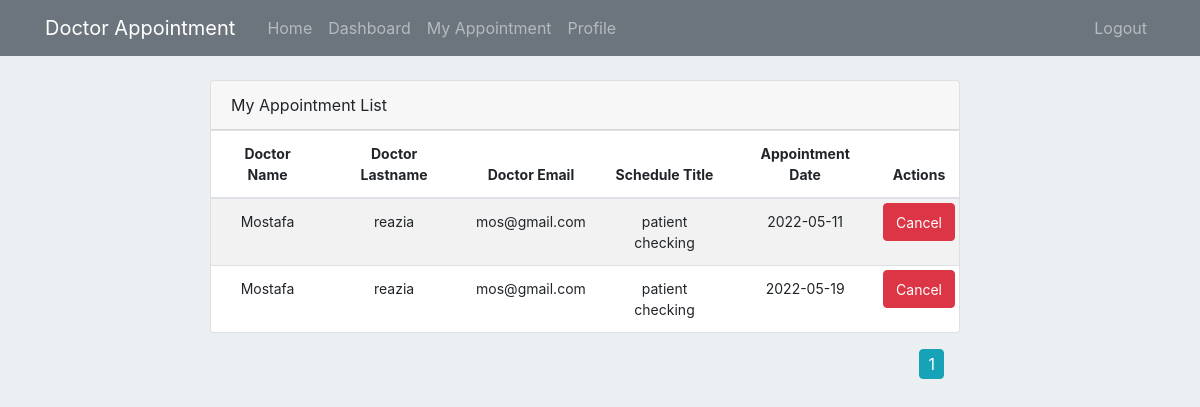
Screenshot of /user/appointment/list/3 (signed in) with the database file from the repository.
### appointment/models.py (models this page shows, shortened)
class Appointment(db.Model):
    __tablename__='Appointment'
    id = db.Column(db.Integer, primary_key=True)
    patient_id = db.Column(db.Integer, db.ForeignKey('user.id'))
    schedule_id = db.Column(db.Integer, db.ForeignKey('Schedule.id'))
    reason = db.Column(db.String(200))
    state = db.Column(db.String(20), default='drift')
    appointment_date = db.Column(db.Date(), default = datetime.now().date())

class User(db.Model, UserMixin):
    id = db.Column(db.Integer, primary_key=True)
    username = db.Column(db.String(30), nullable=False, unique=True)
    name = db.Column(db.String(30), nullable=False)
    lastname = db.Column(db.String(30), nullable=False)
    email = db.Column(db.String(40), unique=True, nullable=False)
    address = db.Column(db.Text , nullable=False)
    phone = db.Column(db.String(20), unique=True, nullable=False)
    date_of_birth = db.Column(db.Date(), default = datetime.now().date())
    role = db.Column(db.Integer, nullable=False, default=3)
    gender = db.Column(db.Boolean, default=True, nullable=False)
    password = db.Column(db.String(60), nullable=False)
    doctorinfo = db.relationship('DoctorInfo', backref='User', cascade="all, delete", uselist=False, lazy=True)
    schedule = db.relationship('Schedule', backref='User', lazy=True)
    appointment = db.relationship('Appointment', backref='User', lazy=True)

class Schedule(db.Model):
    __tablename__='Schedule'
    id = db.Column(db.Integer, primary_key=True)
    name = db.Column(db.String(100), nullable=False)
    doctor_id = db.Column(db.Integer, db.ForeignKey('user.id'))
    start_date = db.Column(db.Date(), default = datetime.now().date())
    end_date = db.Column(db.Date(), default = datetime.now().date())
    description = db.Column(db.Text())
    appointment = db.relationship('Appointment', backref='Schedule', lazy=True)

### appointment/routes.py (the view)
@app.route('/user/appointment/list/<int:id>')
@login_required
def user_appointment_list(id):
    return render_template("/patient_appointment_list.html", appointments= get_user_appointment(id))

### appointment/models.py (called while the page is built)
@login_manager.user_loader
def load_user(user_id):
    return User.query.get(int(user_id))

### appointment/queries.py (called while the page is built)
def get_user_appointment(id):
    page = request.args.get('page', 1, type=int)
    return db.session.query(User.name.label('firstname'), User.lastname, User.email, Schedule.name, Appointment.id, Appointment.appointment_date)\
            .join(Schedule, Schedule.doctor_id == User.id).join(Appointment, Schedule.id == Appointment.schedule_id)\
            .filter(Appointment.patient_id == id).paginate(page=page, per_page=8)

### appointment/templates/patient_appointment_list.html
{% extends "layout/layout.html" %}
{% block content %}
{% include 'layout/home_header.html' %}
<div class="mt-8">
    <div class="row col-12">
        <div class="col-lg-8 offset-lg-2">
            <div class="main-card mb-3 card">
                <div class="card-header">My Appointment List </div>
                <div class="table-responsive">
                    <table class="align-middle mb-0 table table-borderless table-striped table-hover">
                        <thead>
                            <tr class="app-normal-font">
                                <th class="text-center">Doctor Name</th>
                                <th class="text-center">Doctor Lastname</th>
                                <th class="text-center">Doctor Email</th>
                                <th class="text-center">Schedule Title</th>
                                <th class="text-center">Appointment Date</th>
                                <th class="text-center">Actions</th>
                            </tr>
                        </thead>
                        <tbody>
                            {% if appointments %}
                                {% for appointment in appointments.items %}
                                    <tr class="app-normal-font p-0 text-center">
                                        <td class="text-center">{{ appointment.firstname }}</td>
                                        <td class="text-center">{{appointment.lastname}}</td>
                                        <td class="text-center">
                                            <div class="widget-content p-0">
                                                {{appointment.email}}
                                            </div>
                                        </td>
                                        <td class="text-center">{{appointment.name}}</td>
                                        <td class="text-center td_description_max_width">{{appointment.appointment_date}}</td>
                                        <td class="text-center p-1">
                                            <a href="" class="btn btn-danger">
                                                <small class="app-normal-font">Cancel</small>
                                            </a>
                                        </td>
                                    </tr>
                                {% endfor %}
                            {% else %}
                                <div class="d-flex justify-content-center app-normal-font p-0 text-danger">
                                    <span class="">You don't have any Appointment</span>
                                </div>
                            {% endif %}
                        </tbody>
                    </table>
                </div>
            </div>
            <div class="float-right mr-3">
                {% for page_num in appointments.iter_pages(left_edge=1, right_edge=1, left_current=1, right_current=2) %}
                    {% if page_num  %}
                        {% if appointments.page == page_num  %}
                            <a class="btn btn-info nb-4" style="padding:2px 8px;" href="{{ url_for('user_appointment_list', id=current_user.id, page=page_num)}}">{{page_num}}</a>
                        {% else %}
                            <a class="btn btn-outline-info nb-4" style="padding:2px 8px;" href="{{ url_for('user_appointment_list', id=current_user.id, page=page_num)}}">{{page_num}}</a>
                        {% endif %}
                    {% else %}
                        ...
                    {% endif %}
                {% endfor %}
            </div>
        </div>
    </div>
</div>
{% endblock %}

### appointment/static/style.css (style rules this page uses)
.mt-8 { margin-top: 80px; }
.p-0 { padding: 0 !important; }
.body-bg { background-color: #eceff1; }
.app-normal-font { font-size: 14px; }
.td_description_max_width { max-width: 450px; }

### rows the page displays
Appointment: firstname "Mostafa", lastname "reazia", email "mos@gmail.com", name "patient checking", appointment_date "2022-05-11"
Appointment: firstname "Mostafa", lastname "reazia", email "mos@gmail.com", name "patient checking", appointment_date "2022-05-19"

### other values shown
{{ page_num }} "1"
